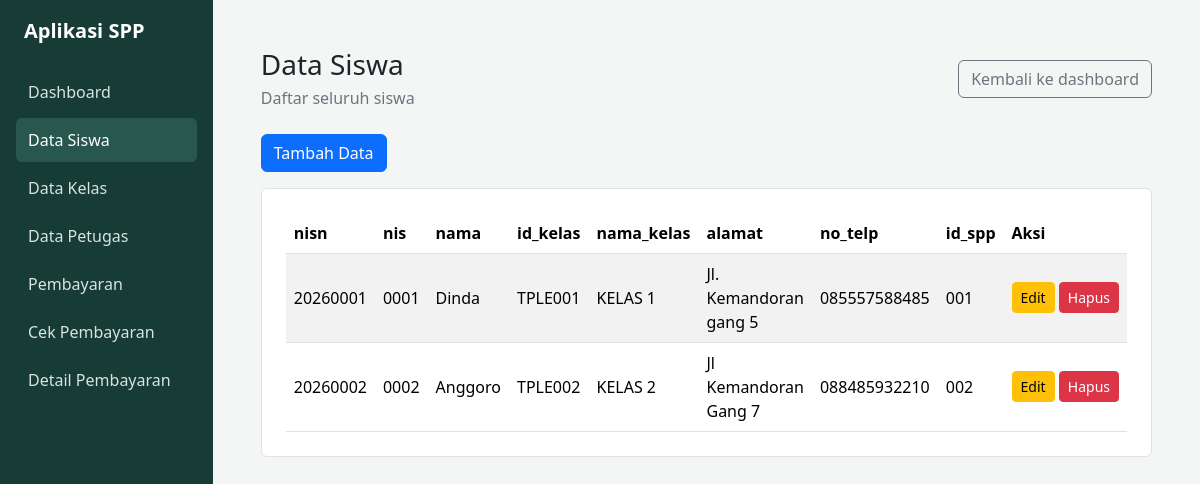
Page /datasiswa.php on the committed database.
### tables this page shows
CREATE TABLE `tb_siswa` (
  `nisn` varchar(10) NOT NULL,
  `nis` varchar(8) NOT NULL,
  `nama` varchar(50) NOT NULL,
  `id_kelas` varchar(11) NOT NULL,
  `nama_kelas` varchar(10) NOT NULL,
  `alamat` text NOT NULL,
  `no_telp` varchar(13) NOT NULL,
  `id_spp` varchar(40) NOT NULL
);

### datasiswa.php (the view, shortened to what this page needs)
<?php
require_once 'koneksi.php';
$result = mysqli_query($conn, 'SELECT * FROM tb_siswa');
$queryError = $result === false;
$columns = $queryError ? [] : mysqli_fetch_fields($result);
?>
<!DOCTYPE html>
<html lang="id">
<head>
	<link rel="stylesheet" href="bootstrap/css/bootstrap.min.css">
</head>
<body>
	<div class="d-md-flex min-vh-100">
		<aside class="sidebar p-3">
			<a href="dashboard_admin.php" class="d-block text-white text-decoration-none fs-5 fw-semibold mb-4 px-2">
				Aplikasi SPP
			</a>
			<nav aria-label="Navigasi utama">
				<ul class="nav nav-pills flex-column gap-1">
					<li class="nav-item"><a class="nav-link" href="dashboard_admin.php">Dashboard</a></li>
					<li class="nav-item"><a class="nav-link active" href="datasiswa.php" aria-current="page">Data Siswa</a></li>
					<li class="nav-item"><a class="nav-link" href="datakelas.php">Data Kelas</a></li>
					<li class="nav-item"><a class="nav-link" href="datapetugas.php">Data Petugas</a></li>
					<li class="nav-item"><a class="nav-link" href="datapembayaran.php">Pembayaran</a></li>
					<li class="nav-item"><a class="nav-link" href="cekpembayaran.php">Cek Pembayaran</a></li>
					<li class="nav-item"><a class="nav-link" href="detaildatapembayaran.php">Detail Pembayaran</a></li>
				</ul>
			</nav>
		</aside>
		<main class="flex-grow-1 p-4 p-lg-5">
			<header class="d-flex flex-wrap justify-content-between align-items-center gap-3 mb-4">
				<div>
					<h1 class="h3 mb-1">Data Siswa</h1>
					<p class="text-secondary mb-0">Daftar seluruh siswa</p>
				</div>
				<a href="dashboard_admin.php" class="btn btn-outline-secondary">Kembali ke dashboard</a>
			</header>
			<div class="mb-3">
				<a href="siswa_tambah.php" class="btn btn-primary">Tambah Data</a>
			</div>
			<section class="bg-white border rounded-2 p-3 p-lg-4" aria-label="Daftar siswa">
				<?php if ($queryError): ?>
					<div class="alert alert-warning mb-0" role="alert">
						Pastikan tabel <code>siswa</code> sudah tersedia di database.
					</div>
				<?php elseif (mysqli_num_rows($result) === 0): ?>
					<p class="text-secondary mb-0">Belum ada data siswa.</p>
				<?php else: ?>
					<div class="table-responsive">
						<table class="table table-striped table-hover align-middle mb-0">
							<thead>
								<tr>
									<?php foreach ($columns as $column): ?>
										<th scope="col"><?= htmlspecialchars($column->name, ENT_QUOTES, 'UTF-8') ?></th>
									<?php endforeach; ?>
									<th scope="col">Aksi</th>
								</tr>
							</thead>
							<tbody>
								<?php while ($student = mysqli_fetch_assoc($result)): ?>
									<tr>
										<?php foreach ($columns as $column): ?>
											<td><?= htmlspecialchars((string) ($student[$column->name] ?? ''), ENT_QUOTES, 'UTF-8') ?></td>
										<?php endforeach; ?>
										<td class="text-nowrap">
											<a href="siswa_ubah.php?nisn=<?= urlencode((string) $student['nisn']) ?>" class="btn btn-sm btn-warning">Edit</a>
											<form method="post" action="siswa_hapus.php" class="d-inline" onsubmit="return confirm('Hapus data siswa ini?');">
												<button type="submit" class="btn btn-sm btn-danger">Hapus</button>
											</form>
										</td>
									</tr>
								<?php endwhile; ?>
							</tbody>
						</table>
					</div>
				<?php endif; ?>
			</section>
		</main>
	</div>
</body>
</html>

### datasiswa.php (style rules this page uses)
body { min-height: 100vh; background: #f4f6f5; }
.sidebar { width: 250px; min-height: 100vh; background: #173b35; }
.sidebar .nav-link { color: #d7e4df; border-radius: 6px; padding: 10px 12px; }
.sidebar .nav-link:hover, .sidebar .nav-link.active { color: #fff; background: #28574e; }

### rows in the picture
tb_siswa: nisn "20260001", nis "0001", nama "Dinda", id_kelas "TPLE001", nama_kelas "KELAS 1", alamat "Jl. Kemandoran gang 5", no_telp "085557588485", id_spp "001"
tb_siswa: nisn "20260002", nis "0002", nama "Anggoro", id_kelas "TPLE002", nama_kelas "KELAS 2", alamat "Jl Kemandoran Gang 7", no_telp "088485932210", id_spp "002"

### other values in the picture
$column->name "nisn"
$column->name "nis"
$column->name "nama"
$column->name "id_kelas"
$column->name "nama_kelas"
$column->name "alamat"
$column->name "no_telp"
$column->name "id_spp"
